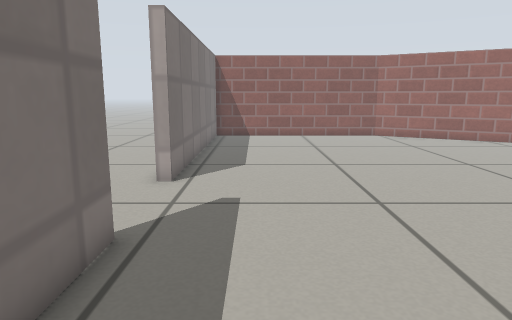
View 1 (above)

13 first-person views from a walk through a robot-simulator world made for Gazebo. The camera is 0.51 m above the floor, tilts 10° down and sees 70° across. The floor is counted in squares, 0.2 m on a side. Each view is taken from the middle of a square. On the plan, view 1 faces up. The plan holds only what a view shows up to about 20 squares ahead; the rest is blank. Simple patterns stand in for the simulator's built-in surfaces.

View 2
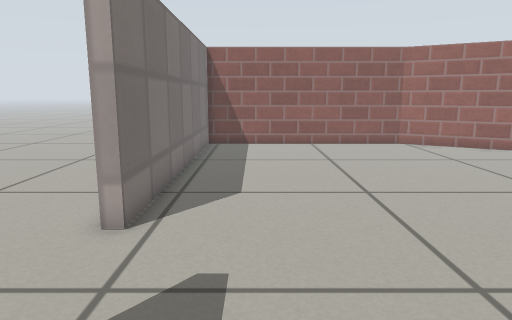

View 3
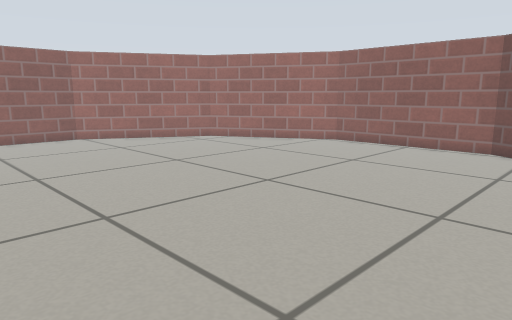

View 4
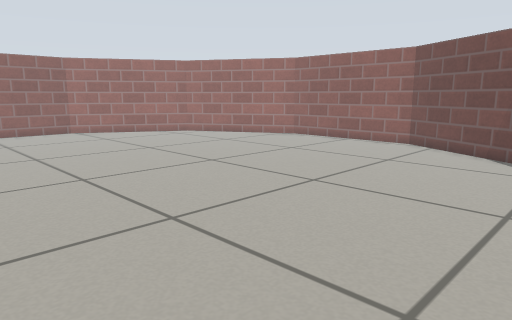

View 5
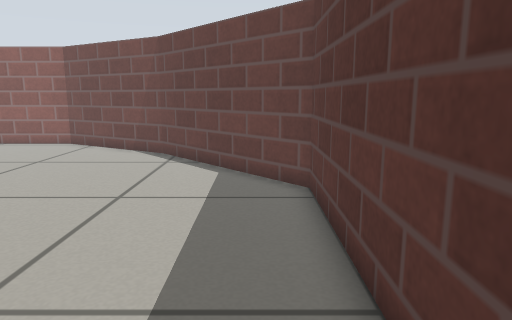

View 6
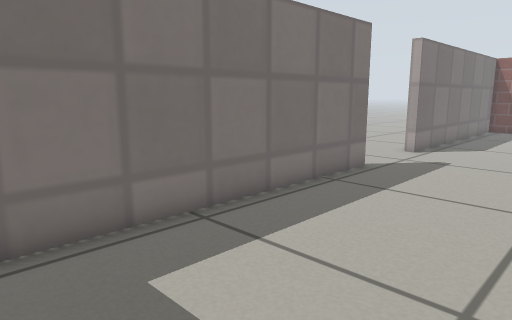

View 7
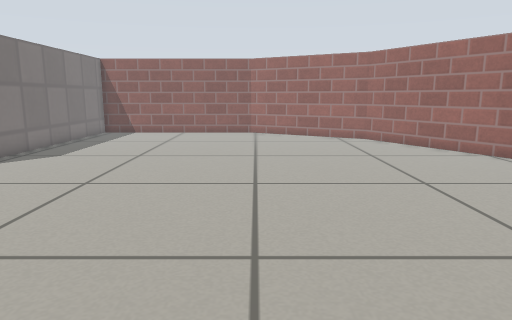

View 8
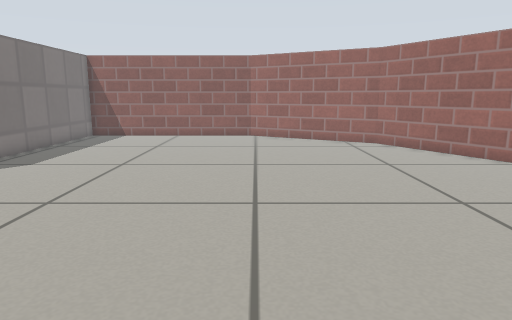

View 9
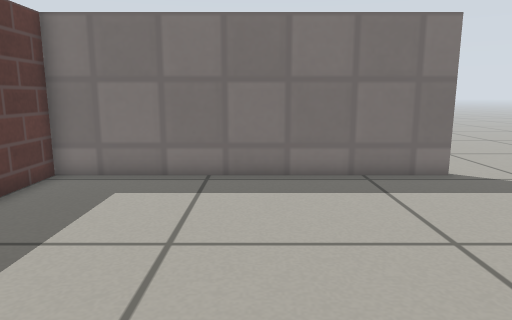

View 10
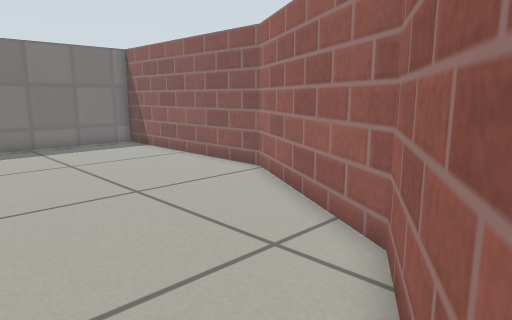

View 11
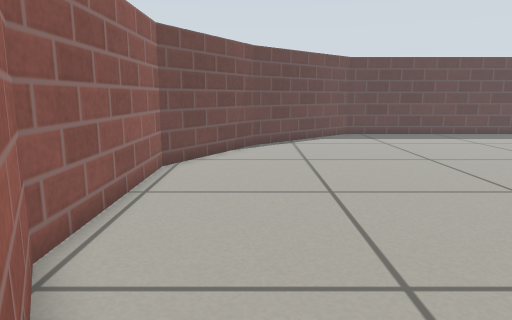

View 12
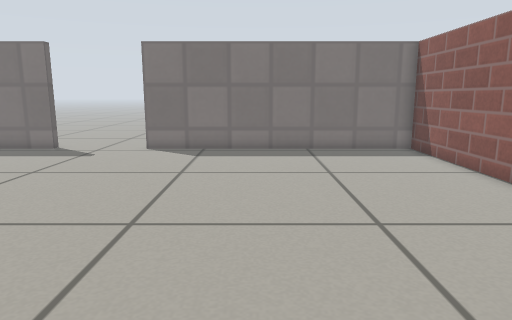

View 13
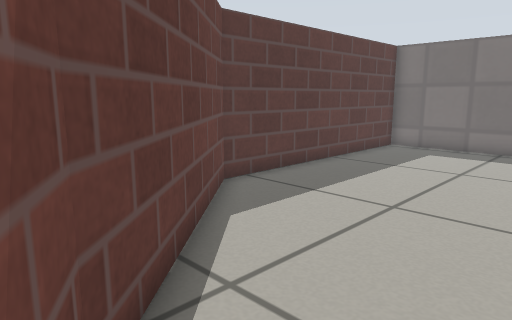

### Floor plan
Points are (right, up) in squares from view 1. A wall is a line through its corners. A room is listed if a view was taken in it or the views show most of it. See-through windows are left out.
Room 1 (views 1, 2, 3, 4, 5, 6, 7, 8, 9, 10, 11, 12, 13)
walls: (-3, 6.2) (-2.5, 6.2) (-2.5, -6.5) (8.9, -6.5) (15.1, -0.9) (18.4, 4.9) (18.4, 12.8) (14.5, 19.6) (7.7, 23.5) (-2.5, 23.5) (-2.5, 10.7) (-3, 10.7)
ways out: opening at (-3, 8.5)

Where each view was taken, in squares from view 1:
view 1: 0 up, 0 right, facing up
view 2: 4 up, 0 right, facing up
view 3: 1 up, 0 right, facing up-right
view 4: 3 down, 1 left, facing up-right
view 5: 5 down, 1 left, facing right
view 6: 6 down, 4 right, facing up-left
view 7: 2 down, 8 right, facing up
view 8: 0 up, 8 right, facing up
view 9: 0 up, 9 right, facing left
view 10: 14 up, 17 right, facing up-left
view 11: 18 up, 15 right, facing down
view 12: 16 up, 15 right, facing left
view 13: 2 up, 16 right, facing down-left
